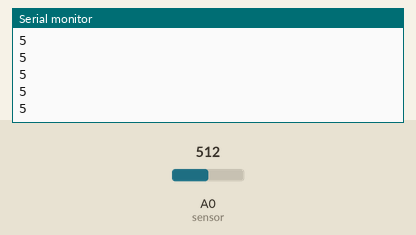
Recording of a sketch running on a simulated Arduino Uno, built with avr-gcc and run on an emulated ATmega328P. On the bench: the last lines printed to the serial monitor. The test bench sets the inputs (shaded band); at power-on: A0 (sensor) = 512.

Above: at 1.2 s.
1.3 s: A0 (sensor) set to 716
At 2.1 s:
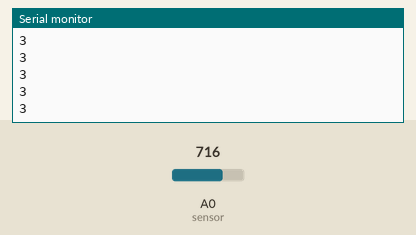
2.8 s: A0 (sensor) set to 900
At 3.3 s:
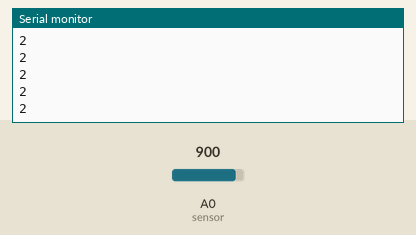
Timing chart, 0 to 5.8 s (numbered marks = the images above; inputs shaded):
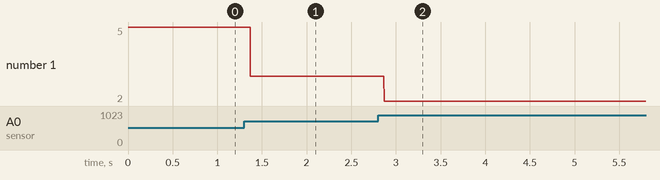

The sketch:

sharp-GP2Y0A41SK0F.ino
```cpp
#define sensor A0 // Sharp IR GP2Y0A41SK0F (4-30cm, analog)

void setup() {
  Serial.begin(9600);
}

void loop() {
  // 5v
  float volts = analogRead(sensor)*0.0048828125;
  int distance = 13*pow(volts, -1);

  if (distance <= 30){
    Serial.println(distance);
  }
}
```

Measured:
- after the input at 1.3 s, the serial monitor: prints a new line after 0.07 s (image 1)
- after the input at 2.8 s, the serial monitor: prints a new line after 0.07 s (image 2)
- plotted number 1: 5 → 3 after the input at 1.3 s, 3 → 2 after the input at 2.8 s
